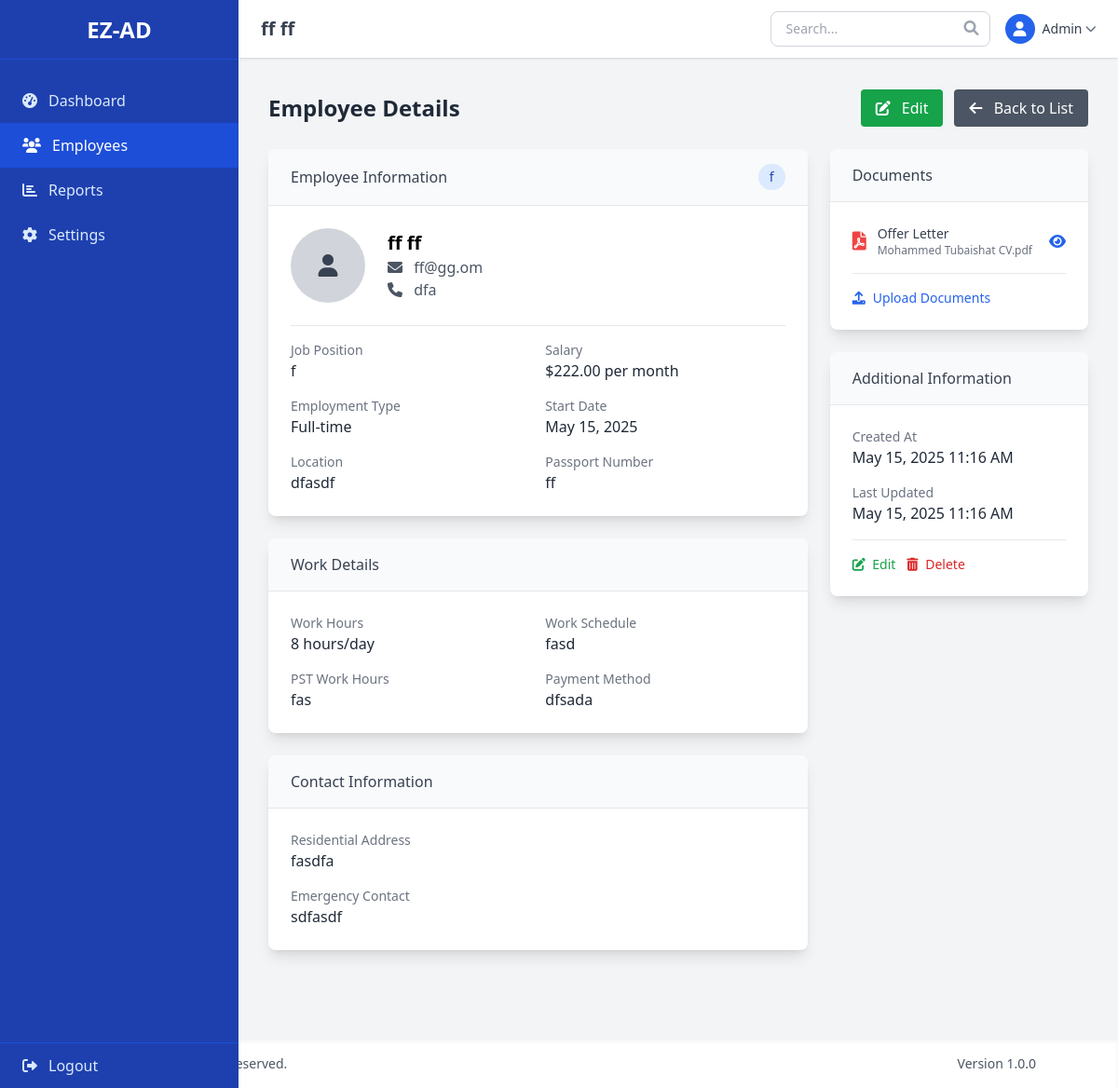
Page /pages/employees/view.php?id=4 (signed in) on the committed database.
### tables this page shows
CREATE TABLE `employees` (
  `id` int(11) NOT NULL,
  `first_name` varchar(50) NOT NULL,
  `last_name` varchar(50) NOT NULL,
  `email` varchar(100) NOT NULL,
  `job_position` varchar(100) NOT NULL,
  `salary` decimal(10,2) NOT NULL,
  `currency` varchar(3) NOT NULL DEFAULT 'USD',
  `location` varchar(100) NOT NULL,
  `residential_address` text DEFAULT NULL,
  `payment_method` text DEFAULT NULL,
  `employment_type` varchar(50) NOT NULL,
  `work_hours_per_day` int(11) NOT NULL,
  `work_schedule` text DEFAULT NULL,
  `pst_work_hours` varchar(100) DEFAULT NULL,
  `passport_number` varchar(50) DEFAULT NULL,
  `local_cell_number` varchar(20) DEFAULT NULL,
  `emergency_contact` varchar(20) DEFAULT NULL,
  `start_date` date NOT NULL,
  `created_at` timestamp NULL DEFAULT current_timestamp(),
  `updated_at` timestamp NULL DEFAULT current_timestamp() ON UPDATE current_timestamp()
);

CREATE TABLE `employee_documents` (
  `id` int(11) NOT NULL,
  `employee_id` int(11) NOT NULL,
  `document_type` enum('offer_letter','id_front','id_back') NOT NULL,
  `file_name` varchar(255) NOT NULL,
  `file_path` varchar(255) NOT NULL,
  `upload_date` timestamp NULL DEFAULT current_timestamp()
);

### includes/functions.php (called while the page is built, shortened)
<?php
function formatCurrency($amount, $currency = 'USD') {
	$currencies = [
		'USD' => '$',
		'EUR' => '€',
		'GBP' => '£',
		'JOD' => 'JD'
	];
	$symbol = isset($currencies[$currency]) ? $currencies[$currency] : '';
	return $symbol . number_format($amount, 2);
}
function formatDate($date, $format = 'M d, Y') {
	return date($format, strtotime($date));
}
function getEmployeeById($pdo, $id) {
	$stmt = $pdo->prepare("SELECT * FROM employees WHERE id = ?");
	$stmt->execute([$id]);
	return $stmt->fetch();
}
function getEmployeeDocuments($pdo, $employeeId) {
	$stmt = $pdo->prepare("SELECT * FROM employee_documents WHERE employee_id = ?");
	$stmt->execute([$employeeId]);
	return $stmt->fetchAll();
}
?>

### pages/employees/view.php (the view, shortened to what this page needs)
<?php
require_once '../../config/database.php';
require_once '../../includes/functions.php';
$employeeId = (int)$_GET['id'];
$employee = getEmployeeById($pdo, $employeeId);
$documents = getEmployeeDocuments($pdo, $employeeId);
$pageTitle = htmlspecialchars($employee['first_name'] . ' ' . $employee['last_name']);
include '../../includes/header.php';
include '../../includes/sidebar.php';
?>
<div class="ml-64 pt-16 pb-8">
	<div class="p-8">
		<div class="flex justify-between items-center mb-6">
			<h1 class="text-2xl font-semibold text-gray-800">Employee Details</h1>
			<div class="flex space-x-3">
				<a href="edit.php?id=<?php echo $employeeId; ?>" class="px-4 py-2 bg-green-600 text-white rounded hover:bg-green-700 transition duration-150">
					<i class="fas fa-edit mr-2"></i> Edit
				</a>
				<a href="list.php" class="px-4 py-2 bg-gray-600 text-white rounded hover:bg-gray-700 transition duration-150">
					<i class="fas fa-arrow-left mr-2"></i> Back to List
				</a>
			</div>
		</div>
		<div class="grid grid-cols-1 lg:grid-cols-3 gap-6">
			<div class="lg:col-span-2">
				<div class="bg-white rounded-lg shadow-lg overflow-hidden mb-6">
					<div class="px-6 py-4 bg-gray-50 border-b border-gray-200 flex justify-between items-center">
						<h2 class="font-medium text-gray-700">Employee Information</h2>
						<span class="px-3 py-1 text-sm bg-blue-100 text-blue-800 rounded-full">
							<?php echo htmlspecialchars($employee['job_position']); ?>
						</span>
					</div>
					<div class="p-6">
						<div class="flex flex-col md:flex-row md:items-center mb-6">
							<div class="h-20 w-20 bg-gray-300 rounded-full flex items-center justify-center text-gray-700 text-2xl mb-4 md:mb-0 md:mr-6">
								<i class="fas fa-user"></i>
							</div>
							<div>
								<h3 class="text-xl font-semibold">
									<?php echo htmlspecialchars($employee['first_name'] . ' ' . $employee['last_name']); ?>
								</h3>
								<p class="text-gray-600">
									<i class="fas fa-envelope mr-2"></i> <?php echo htmlspecialchars($employee['email']); ?>
								</p>
								<?php if ($employee['local_cell_number']): ?>
									<p class="text-gray-600">
										<i class="fas fa-phone mr-2"></i> <?php echo htmlspecialchars($employee['local_cell_number']); ?>
									</p>
								<?php endif; ?>
							</div>
						</div>
						<div class="border-t border-gray-200 pt-4">
							<div class="grid grid-cols-1 md:grid-cols-2 gap-4">
								<div>
									<h4 class="text-sm font-medium text-gray-500">Job Position</h4>
									<p class="text-gray-800"><?php echo htmlspecialchars($employee['job_position']); ?></p>
								</div>
								<div>
									<h4 class="text-sm font-medium text-gray-500">Salary</h4>
									<p class="text-gray-800"><?php echo formatCurrency($employee['salary'], $employee['currency']) . ' per month'; ?></p>
								</div>
								<div>
									<h4 class="text-sm font-medium text-gray-500">Employment Type</h4>
									<p class="text-gray-800"><?php echo htmlspecialchars($employee['employment_type']); ?></p>
								</div>
								<div>
									<h4 class="text-sm font-medium text-gray-500">Start Date</h4>
									<p class="text-gray-800"><?php echo formatDate($employee['start_date']); ?></p>
								</div>
								<div>
									<h4 class="text-sm font-medium text-gray-500">Location</h4>
									<p class="text-gray-800"><?php echo htmlspecialchars($employee['location']); ?></p>
								</div>
								<?php if ($employee['passport_number']): ?>
									<div>
										<h4 class="text-sm font-medium text-gray-500">Passport Number</h4>
										<p class="text-gray-800"><?php echo htmlspecialchars($employee['passport_number']); ?></p>
									</div>
								<?php endif; ?>
							</div>
						</div>
					</div>
				</div>
				<div class="bg-white rounded-lg shadow-lg overflow-hidden mb-6">
					<div class="px-6 py-4 bg-gray-50 border-b border-gray-200">
						<h2 class="font-medium text-gray-700">Work Details</h2>
					</div>
					<div class="p-6">
						<div class="grid grid-cols-1 md:grid-cols-2 gap-4">
							<div>
								<h4 class="text-sm font-medium text-gray-500">Work Hours</h4>
								<p class="text-gray-800"><?php echo htmlspecialchars($employee['work_hours_per_day']) . ' hours/day'; ?></p>
							</div>
							<?php if ($employee['work_schedule']): ?>
								<div>
									<h4 class="text-sm font-medium text-gray-500">Work Schedule</h4>
									<p class="text-gray-800"><?php echo htmlspecialchars($employee['work_schedule']); ?></p>
								</div>
							<?php endif; ?>
							<?php if ($employee['pst_work_hours']): ?>
								<div>
									<h4 class="text-sm font-medium text-gray-500">PST Work Hours</h4>
									<p class="text-gray-800"><?php echo htmlspecialchars($employee['pst_work_hours']); ?></p>
								</div>
							<?php endif; ?>
							<?php if ($employee['payment_method']): ?>
								<div>
									<h4 class="text-sm font-medium text-gray-500">Payment Method</h4>
									<p class="text-gray-800"><?php echo htmlspecialchars($employee['payment_method']); ?></p>
								</div>
							<?php endif; ?>
						</div>
					</div>
				</div>
				<?php if ($employee['residential_address'] || $employee['emergency_contact']): ?>
					<div class="bg-white rounded-lg shadow-lg overflow-hidden">
						<div class="px-6 py-4 bg-gray-50 border-b border-gray-200">
							<h2 class="font-medium text-gray-700">Contact Information</h2>
						</div>
						<div class="p-6">
							<div class="grid grid-cols-1 gap-4">
								<?php if ($employee['residential_address']): ?>
									<div>
										<h4 class="text-sm font-medium text-gray-500">Residential Address</h4>
										<p class="text-gray-800"><?php echo nl2br(htmlspecialchars($employee['residential_address'])); ?></p>
									</div>
								<?php endif; ?>
								<?php if ($employee['emergency_contact']): ?>
									<div>
										<h4 class="text-sm font-medium text-gray-500">Emergency Contact</h4>
										<p class="text-gray-800"><?php echo htmlspecialchars($employee['emergency_contact']); ?></p>
									</div>
								<?php endif; ?>
							</div>
						</div>
					</div>
				<?php endif; ?>
			</div>
			<div>
				<div class="bg-white rounded-lg shadow-lg overflow-hidden mb-6">
					<div class="px-6 py-4 bg-gray-50 border-b border-gray-200">
						<h2 class="font-medium text-gray-700">Documents</h2>
					</div>
					<div class="p-6">
						<?php if (!empty($documents)): ?>
							<ul class="divide-y divide-gray-200">
								<?php foreach ($documents as $document): ?>
									<li class="py-3 first:pt-0 last:pb-0">
										<div class="flex items-center">
											<div class="flex-shrink-0 mr-3">
												<?php if ($document['document_type'] === 'offer_letter'): ?>
													<i class="fas fa-file-pdf text-red-500 text-xl"></i>
												<?php elseif ($document['document_type'] === 'id_front'): ?>
													<i class="fas fa-id-card text-blue-500 text-xl"></i>
												<?php elseif ($document['document_type'] === 'id_back'): ?>
													<i class="fas fa-id-card text-green-500 text-xl"></i>
												<?php else: ?>
													<i class="fas fa-file text-gray-500 text-xl"></i>
												<?php endif; ?>
											</div>
											<div class="flex-grow">
												<h4 class="text-sm font-medium text-gray-700">
													<?php
														if ($document['document_type'] === 'offer_letter') {
															echo "Offer Letter";
														} elseif ($document['document_type'] === 'id_front') {
															echo "ID Front";
														} elseif ($document['document_type'] === 'id_back') {
															echo "ID Back";
														} else {
															echo htmlspecialchars($document['document_type']);
														}
													?>
												</h4>
												<p class="text-xs text-gray-500"><?php echo htmlspecialchars($document['file_name']); ?></p>
											</div>
											<div>
												<a href="<?php echo htmlspecialchars($document['file_path']); ?>" target="_blank" class="text-blue-600 hover:text-blue-800">
													<i class="fas fa-eye"></i>
												</a>
											</div>
										</div>
									</li>
								<?php endforeach; ?>
							</ul>
						<?php else: ?>
							<p class="text-gray-500 text-sm">No documents uploaded yet.</p>
						<?php endif; ?>
						<div class="mt-4 pt-4 border-t border-gray-200">
							<a href="edit.php?id=<?php echo $employeeId; ?>#documents" class="flex items-center text-sm text-blue-600 hover:text-blue-800">
								<i class="fas fa-upload mr-2"></i> Upload Documents
							</a>
						</div>
					</div>
				</div>
				<div class="bg-white rounded-lg shadow-lg overflow-hidden">
					<div class="px-6 py-4 bg-gray-50 border-b border-gray-200">
						<h2 class="font-medium text-gray-700">Additional Information</h2>
					</div>
					<div class="p-6">
						<div class="grid grid-cols-1 gap-4">
							<div>
								<h4 class="text-sm font-medium text-gray-500">Created At</h4>
								<p class="text-gray-800"><?php echo formatDate($employee['created_at'], 'M d, Y h:i A'); ?></p>
							</div>
							<div>
								<h4 class="text-sm font-medium text-gray-500">Last Updated</h4>
								<p class="text-gray-800"><?php echo formatDate($employee['updated_at'], 'M d, Y h:i A'); ?></p>
							</div>
						</div>
						<div class="mt-4 pt-4 border-t border-gray-200 flex space-x-3">
							<a href="edit.php?id=<?php echo $employeeId; ?>" class="text-sm text-green-600 hover:text-green-800">
								<i class="fas fa-edit mr-1"></i> Edit
							</a>
							<a href="#" class="text-sm text-red-600 hover:text-red-800"
							   onclick="confirmAction('Are you sure you want to delete this employee? This action cannot be undone.', function() { window.location.href = 'delete.php?id=<?php echo $employeeId; ?>'; }); return false;">
								<i class="fas fa-trash-alt mr-1"></i> Delete
							</a>
						</div>
					</div>
				</div>
			</div>
		</div>
	</div>
</div>
<?php
include '../../includes/footer.php';
?>

### includes/header.php (shortened to what this page needs)
<!DOCTYPE html>
<html lang="en">
<head>
	<script src="https://cdn.tailwindcss.com"></script>
	<link rel="stylesheet" href="https://cdnjs.cloudflare.com/ajax/libs/font-awesome/6.0.0/css/all.min.css" />
</head>
<body class="bg-gray-100 min-h-screen">
	<header class="bg-white shadow fixed top-0 left-64 right-0 z-10">
		<div class="flex justify-between items-center px-6 py-3">
			<div class="flex items-center">
				<h1 class="text-xl font-semibold text-gray-700 ml-2 lg:ml-0"><?php echo $pageTitle ?? 'Dashboard'; ?></h1>
			</div>
			<div class="flex items-center">
				<div class="relative mr-4">
					<input type="text" placeholder="Search..." class="px-4 py-2 rounded-lg border border-gray-300 focus:outline-none focus:ring-2 focus:ring-blue-500 focus:border-blue-500 text-sm">
					<i class="fas fa-search absolute right-3 top-2.5 text-gray-400"></i>
				</div>
				<div class="relative">
					<button class="flex items-center focus:outline-none" id="user-menu-button">
						<div class="h-8 w-8 rounded-full bg-blue-600 flex items-center justify-center text-white">
							<i class="fas fa-user"></i>
						</div>
						<span class="ml-2 mr-1 text-sm font-medium text-gray-700 hidden md:block">Admin</span>
						<i class="fas fa-chevron-down text-xs text-gray-500"></i>
					</button>
				</div>
			</div>
		</div>
	</header>

### rows in the picture
employees: pageTitle "ff ff", job_position "f", first_name+last_name "ff ff", email "ff@gg.om", local_cell_number "dfa", salary+currency "$222.00", employment_type "Full-time", start_date "May 15, 2025", location "dfasdf", passport_number "ff", work_hours_per_day "8", work_schedule "fasd", pst_work_hours "fas", payment_method "dfsada", residential_address "fasdfa", emergency_contact "sdfasdf", created_at "May 15, 2025 11:16 AM", formatDate($employee['updated_at'], 'M d, Y h:i A') "May 15, 2025 11:16 AM"
employee_documents: document_type "offer_letter" (drawn), file_name "Mohammed Tubaishat CV.pdf"

### other values in the picture
$item['text'] "Dashboard"
$item['text'] "Employees"
$item['text'] "Reports"
$item['text'] "Settings"
